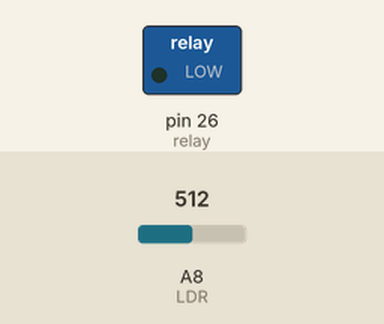
Bench run of a sketch on a simulated Arduino Mega 2560, built with avr-gcc and run on an emulated ATmega2560. On the bench: switched loads named in the sketch (green lamp = pin HIGH). The inputs (shaded band) are chosen by the test bench; at power-on: A8 (LDR) = 512.

Above: at 1.3 s.
1.4 s: A8 (LDR) set to 978
2.9 s: A8 (LDR) set to 1009
At 3.6 s:
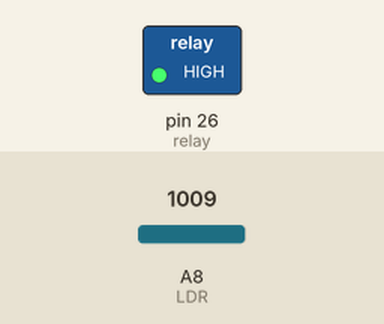
4.5 s: A8 (LDR) set to 980
At 4.8 s:
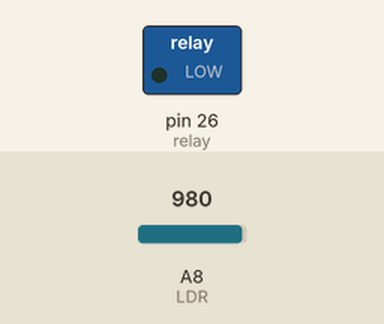
6.0 s: A8 (LDR) set to 1000
At 7.1 s:
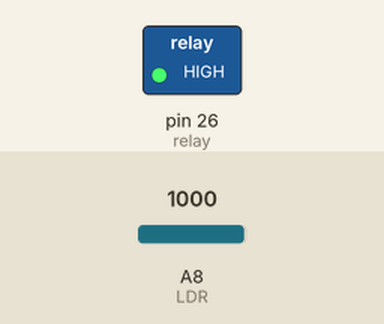
Timing chart, 0 to 8.5 s (numbered marks = the images above; inputs shaded):
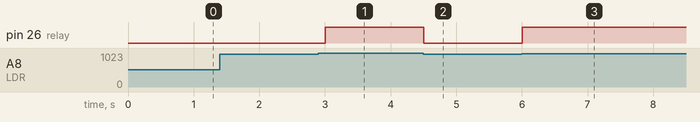

Measured:
- the behaviour switches between 990 and 991 on A8 (LDR) (found by bisection; images 0 and 1)
- after the input at 1.4 s, every drawn part: stays the same
- after the input at 2.9 s, pin 26 (relay): LOW → HIGH after 0.10 s
- after the input at 4.5 s, pin 26 (relay): HIGH → LOW at once
- after the input at 6.0 s, pin 26 (relay): LOW → HIGH at once

The sketch:

photoresistorAndRelay.ino
```cpp
// (licence header left out)
/* "THE BEER-WARE LICENSE" (Revision 42):*/

/* <matheusdalmago10@hotmail.com> wrote this file. As long as you retain this*/
/* notice you can do whatever you want with this stuff. If we meet some day,*/
/* and you think this stuff is worth it, you can buy me a beer in return.*/

/*       by: Matheus Dal Mago*/

int relay = 26;     // The pin that is connected to the transistor
                    // and activate the relay.

int LDR = A8;       // The pin plugged in the LDR

void setup(){
    analogReference(EXTERNAL);  // Set the analogRead from
                                // external reference (3,3v)
    Serial.begin(9600);
    pinMode (relay, OUTPUT);
    digitalWrite (relay, LOW);
}
int var;
void loop(){
    var = analogRead(LDR);

    if (var > 990){         // Set the "level of the darkness"
        digitalWrite(relay, HIGH);
        delay (500);
    }
    else{
        digitalWrite(relay, LOW);
        delay (500);
    }
}
```
